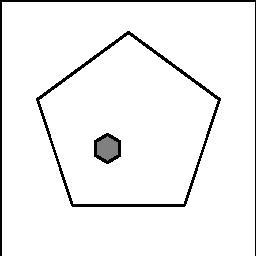
#> input picture demo/0/q7.jpg, 256 x 256 px; its folder holds 2 pictures in this run
$ python resize_images.py
#> lines starting #> are read from the running program, lines starting #| are printed output that depends on the picture
import os
from PIL import Image

def resize_images_in_directory(input_dir, output_dir, target_size=(224, 224)):
    '''
    Resize all images in the specified directory to the target size.

    Args:
        input_dir (str): Directory containing the images to resize.
        output_dir (str): Directory to save the resized images.
        target_size (tuple): The target size (width, height) to resize the images.
    '''
#> called with input_dir = '../../demo/0', output_dir = '../../demo/0_resize', target_size = (224, 224)

    if not os.path.exists(output_dir):
        os.makedirs(output_dir)

    for filename in os.listdir(input_dir):
        if filename.lower().endswith(('.png', '.jpg', '.jpeg', '.bmp', '.gif')):
            img_path = os.path.join(input_dir, filename)
            output_path = os.path.join(output_dir, filename)

            with Image.open(img_path) as img:
#> img is the input picture: PIL image 256x256 RGB; min 0, max 255, mean 241.3
                img_resized = img.resize(target_size)
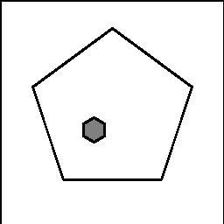
#> img_resized: PIL image 224x224 RGB; min 0, max 255, mean 241.3
                img_resized.save(output_path)
                print(f"Resized and saved {filename} to {output_path}")

input_directory = '../../demo/0'
output_directory = '../../demo/0_resize'
resize_images_in_directory(input_directory, output_directory)
